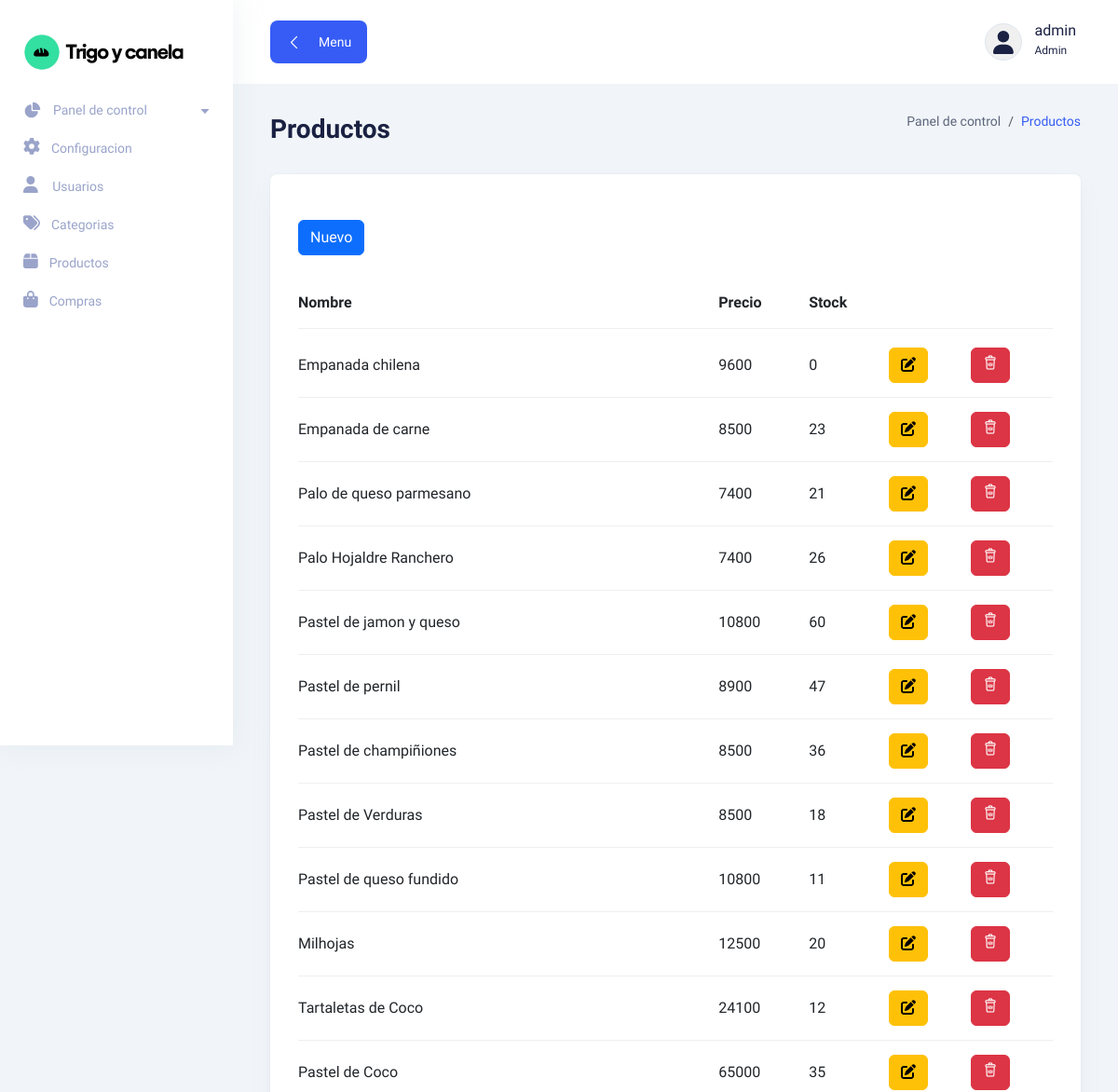
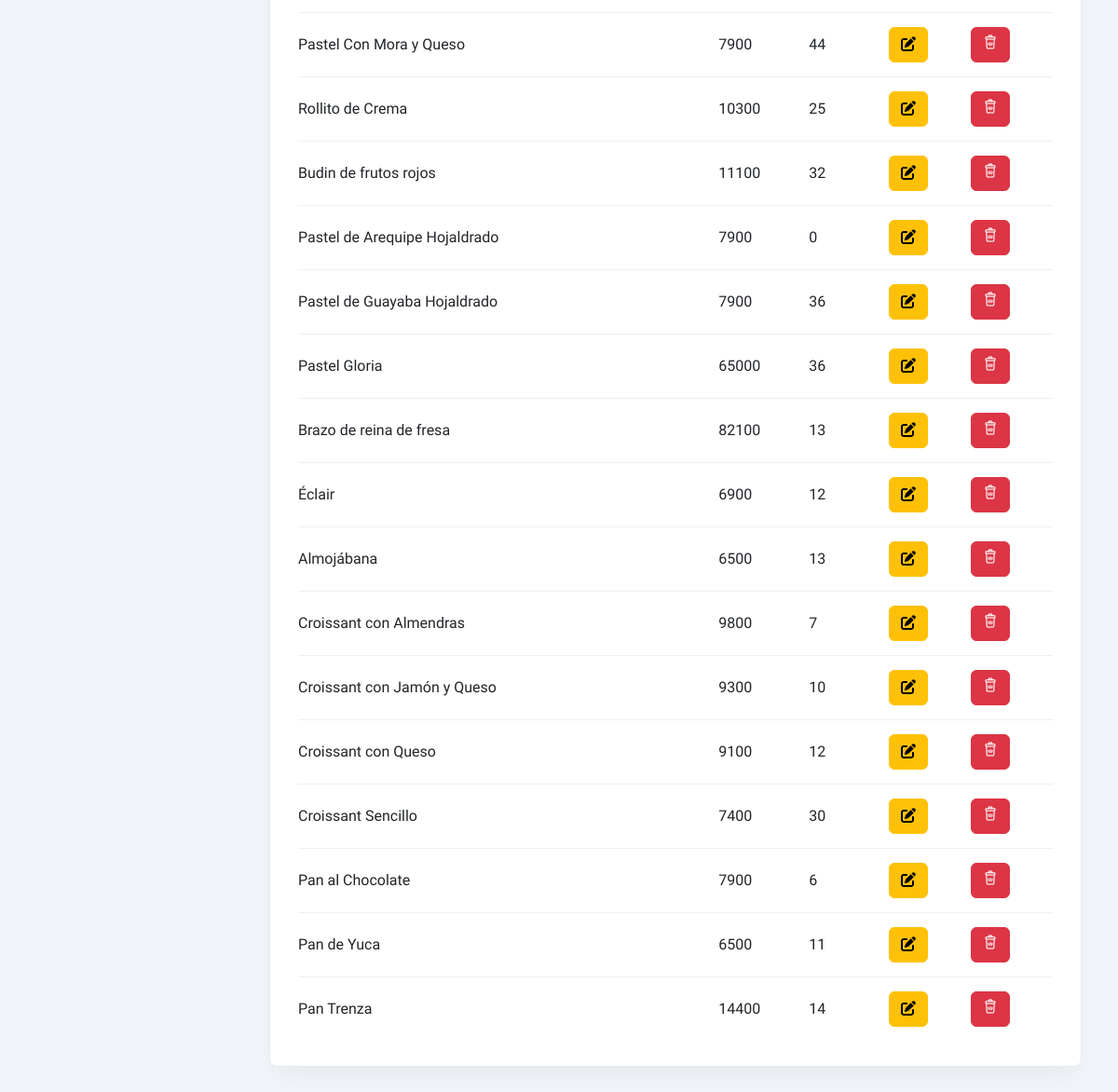
The app's page /admin/productos/index.php (signed in) with its own data (2 pictures, top to bottom).
### tables this page shows
CREATE TABLE `productos` (
  `id` int NOT NULL,
  `nombre` varchar(200) DEFAULT NULL,
  `descripcion` text NOT NULL,
  `imagen` varchar(255) NOT NULL,
  `precio` int NOT NULL,
  `descuento` tinyint NOT NULL DEFAULT '0',
  `stock` int NOT NULL DEFAULT '0',
  `id_categoria` int NOT NULL,
  `activo` int NOT NULL DEFAULT '1'
);

### admin/productos/index.php (the view, shortened to what this page needs)
<?php
require_once '../layaouts/header.php';
$db = new DataBase();
$con = $db->conectar();
$sql = "SELECT id, nombre, descripcion, precio, descuento, stock, id_Categoria FROM productos WHERE activo = 1";
$resultado = $con->query($sql);
$productos = $resultado->fetchAll(PDO::FETCH_ASSOC);
?>
<main>
    <div class="container-fluid">
        <div class="title-wrapper pt-30">
                <div class="row align-items-center">
                <div class="col-md-6">
                    <div class="title">
                    <h2>Productos</h2>
                    </div>
                </div>
                <div class="col-md-6">
                    <div class="breadcrumb-wrapper">
                    <nav aria-label="breadcrumb">
                        <ol class="breadcrumb">
                        <li class="breadcrumb-item">
                            <a href="<?php echo ADMIN_URL; ?>inicio.php">Panel de control</a>
                        </li>
                        <li class="breadcrumb-item active" aria-current="page">
                            Productos
                        </li>
                        </ol>
                    </nav>
                    </div>
                </div>
            </div>
        </div>
        <div class="card-style">
            <a href="nuevo.php" class="btn btn-primary mt-4">Nuevo</a>
            <div
                class="table-responsive mt-4"
            >
                <table
                    class="table table-hover"
                >
                    <thead>
                        <tr>
                            <th scope="col">Nombre</th>
                            <th scope="col">Precio</th>
                            <th scope="col">Stock</th>
                            <th scope="col"></th>
                            <th scope="col"></th>
                        </tr>
                    </thead>
                    <tbody>
                        <?php foreach($productos as $producto){ ?>
                        <tr>
                            <td><?php echo htmlspecialchars($producto['nombre'], ENT_QUOTES); ?></td>
                            <td><?php echo $producto['precio']; ?></td>
                            <td><?php echo $producto['stock']; ?></td>
                            <td>
                            <a class="btn btn-warning" href="edita.php?id=<?php echo $producto['id']; ?>"><i class="fa-solid fa-pen-to-square"></i></a>
                            </td>
                            <td><button
                                type="button"
                                class="text-white btn btn-danger"
                                data-bs-toggle="modal"
                                data-bs-target="#modalElimina" data-bs-id="<?php echo $producto['id']; ?>">
                                <i class="lni lni-trash-can"></i>
                                </button>
                            </td>
                        </tr>
                        <?php } ?>
                    </tbody>
                </table>
            </div>
        </div>
    </div>
</main>
<?php
require_once '../layaouts/Footer.php';
?>

### admin/css/fullcalendar.css (style rules this page uses)
:root { --fc-daygrid-event-dot-width:8px;--fc-list-event-dot-width:10px;--fc-list-event-hover-bg-color:#f5f5f5 }

### records on screen
productos: nombre "Empanada chilena", precio "9600", stock "0"
productos: nombre "Empanada de carne", precio "8500", stock "23"
productos: nombre "Palo de queso parmesano", precio "7400", stock "21"
productos: nombre "Palo Hojaldre Ranchero", precio "7400", stock "26"
productos: nombre "Pastel de jamon y queso", precio "10800", stock "60"
productos: nombre "Pastel de pernil", precio "8900", stock "47"
productos: nombre "Pastel de champiñiones", precio "8500", stock "36"
productos: nombre "Pastel de Verduras", precio "8500", stock "18"
productos: nombre "Pastel de queso fundido", precio "10800", stock "11"
productos: nombre "Milhojas", precio "12500", stock "20"
productos: nombre "Tartaletas de Coco", precio "24100", stock "12"
productos: nombre "Pastel de Coco", precio "65000", stock "35"
productos: nombre "Pastel Con Mora y Queso", precio "7900", stock "44"
productos: nombre "Rollito de Crema", precio "10300", stock "25"
productos: nombre "Budin de frutos rojos", precio "11100", stock "32"
productos: nombre "Pastel de Arequipe Hojaldrado", precio "7900", stock "0"
productos: nombre "Pastel de Guayaba Hojaldrado", precio "7900", stock "36"
productos: nombre "Pastel Gloria", precio "65000", stock "36"
productos: nombre "Brazo de reina de fresa", precio "82100", stock "13"
productos: nombre "Éclair", precio "6900", stock "12"
productos: nombre "Almojábana", precio "6500", stock "13"
productos: nombre "Croissant con Almendras", precio "9800", stock "7"
productos: nombre "Croissant con Jamón y Queso", precio "9300", stock "10"
productos: nombre "Croissant con Queso", precio "9100", stock "12"
productos: nombre "Croissant Sencillo", precio "7400", stock "30"
productos: nombre "Pan al Chocolate", precio "7900", stock "6"
productos: nombre "Pan de Yuca", precio "6500", stock "11"
productos: nombre "Pan Trenza", precio "14400", stock "14"

### other values on screen
$_SESSION['user_name'] "admin"
